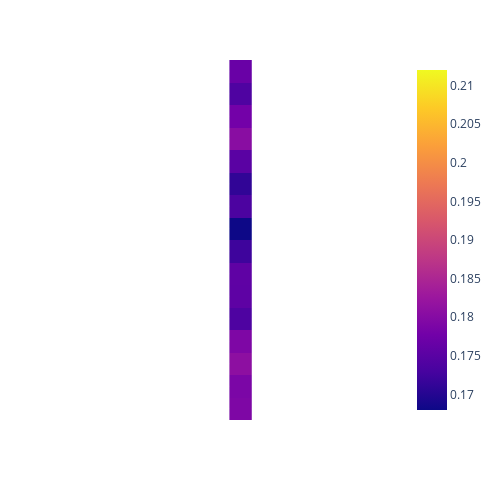

This figure's notebook cell:
### Code cell
evaluate_data('./test_data/sushi_description', './test_data/random_label', '040', '001', '020', '001', normalized=False)

### Figure 1 — Plotly figure (JSON) as saved in the notebook; plotly's stock layout.template omitted (floating-point values rounded to 4 significant figures)
{"data": [{"coloraxis": "coloraxis", "hovertemplate": "x: %{x}<br>y: %{y}<br>color: %{z}<extra></extra>", "name": "0", "type": "heatmap", "x": ["heliocentric"], "xaxis": "x", "y": ["Imagine a culinary creation that hails from Japan, renowned for its meticulous preparation and diverse flavors. This dish starts with a foundation of seasoned vinegared rice, cooked to perfection. The rice, typically short-grained and sticky, is seasoned with a precise", "a foundation of seasoned vinegared rice, cooked to perfection. The rice, typically short-grained and sticky, is seasoned with a precise mixture of rice vinegar, sugar, and salt, which imparts a delicate balance of sweetness and tanginess.\nAt the heart of", "mixture of rice vinegar, sugar, and salt, which imparts a delicate balance of sweetness and tanginess.\nAt the heart of this dish lies an array of ingredients, each chosen with care and attention to detail. One of the central elements", "this dish lies an array of ingredients, each chosen with care and attention to detail. One of the central elements features thinly sliced, impeccably fresh raw fish. These slices, showcasing an array of colors, range from deep reds to opalescent", "features thinly sliced, impeccably fresh raw fish. These slices, showcasing an array of colors, range from deep reds to opalescent whites. The fish's texture is exceptionally tender, with a nuanced flavor profile that blends the essence of the sea with", "whites. The fish's texture is exceptionally tender, with a nuanced flavor profile that blends the essence of the sea with subtle sweetness. These slices rest gracefully upon the seasoned rice, creating a harmonious partnership of taste and texture.\nComplementing the", "subtle sweetness. These slices rest gracefully upon the seasoned rice, creating a harmonious partnership of taste and texture.\nComplementing the raw fish are an assortment of vibrant vegetables and garnishes, adding both visual appeal and an array of flavors and", "raw fish are an assortment of vibrant vegetables and garnishes, adding both visual appeal and an array of flavors and textures. Crisp cucumber, creamy avocado, and the piquant bite of pickled ginger provide a refreshing contrast, while a touch of", "textures. Crisp cucumber, creamy avocado, and the piquant bite of pickled ginger provide a refreshing contrast, while a touch of fiery wasabi delivers a hint of heat. A light drizzle of soy sauce enhances the overall umami experience, uniting the", "fiery wasabi delivers a hint of heat. A light drizzle of soy sauce enhances the overall umami experience, uniting the ingredients in a savory symphony.\nTo hold this culinary ensemble together, a thin, semi-transparent sheet of seaweed, known as nori,", "ingredients in a savory symphony.\nTo hold this culinary ensemble together, a thin, semi-transparent sheet of seaweed, known as nori, is often employed. This seaweed imparts a subtle oceanic flavor and serves as a structural component, allowing each bite to", "is often employed. This seaweed imparts a subtle oceanic flavor and serves as a structural component, allowing each bite to be easily picked up and savored.\nThe presentation of this dish is an art form in itself. It is often", "be easily picked up and savored.\nThe presentation of this dish is an art form in itself. It is often arranged meticulously on a clean plate, a vibrant mosaic of colors and textures that invites diners to appreciate not only", "arranged meticulously on a clean plate, a vibrant mosaic of colors and textures that invites diners to appreciate not only the flavors but also the craftsmanship behind each bite.\nIn summary, this description encapsulates the essence of a beloved Japanese", "the flavors but also the craftsmanship behind each bite.\nIn summary, this description encapsulates the essence of a beloved Japanese culinary tradition, a meticulous assembly of flavors and textures where seasoned rice and fresh ingredients harmonize to create a symphony", "culinary tradition, a meticulous assembly of flavors and textures where seasoned rice and fresh ingredients harmonize to create a symphony of taste and an artful visual experience."], "yaxis": "y", "z": [[0.1767], [0.1738], [0.1779], [0.1805], [0.1751], [0.1711], [0.1736], [0.1667], [0.1722], [0.1757], [0.1755], [0.1738], [0.1791], [0.181], [0.1788], [0.1791]]}], "layout": {"coloraxis": {"cmax": 0.212, "cmin": 0.168, "colorscale": [[0, "#0d0887"], [0.1111, "#46039f"], [0.2222, "#7201a8"], [0.3333, "#9c179e"], [0.4444, "#bd3786"], [0.5556, "#d8576b"], [0.6667, "#ed7953"], [0.7778, "#fb9f3a"], [0.8889, "#fdca26"], [1, "#f0f921"]]}, "height": 500, "margin": {"t": 60}, "width": 500, "xaxis": {"anchor": "y", "constrain": "domain", "domain": [0, 1], "scaleanchor": "y", "showticklabels": false}, "yaxis": {"anchor": "x", "autorange": "reversed", "constrain": "domain", "domain": [0, 1], "showticklabels": false}}}
